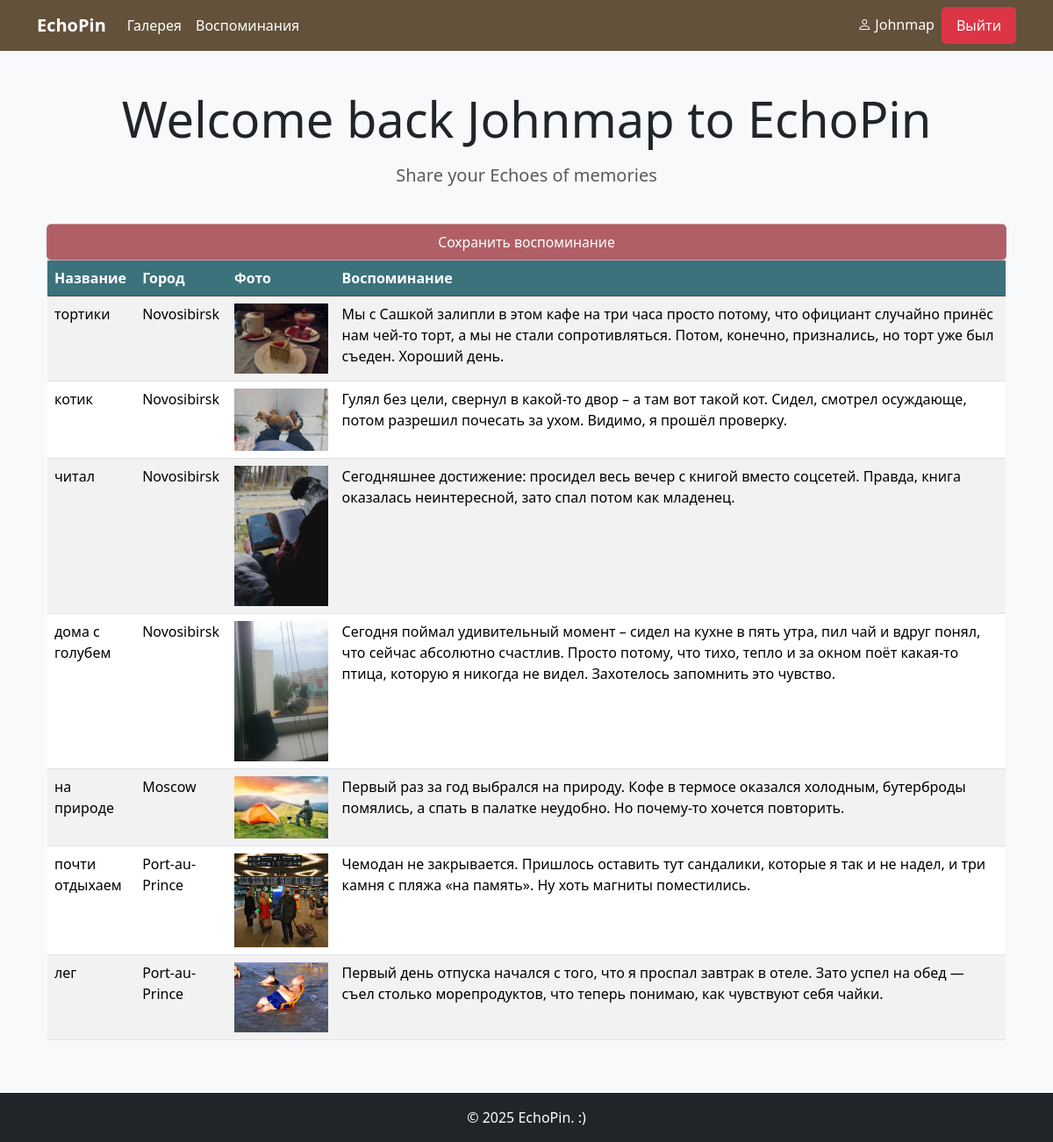
The app's page /home/ (signed in) with its own data.
### memories/models.py (models this page shows, shortened)
class Gallery(models.Model):
    user = models.ForeignKey(User, on_delete=models.CASCADE, related_name='gallery_sessions')
    name = models.CharField(max_length=50)
    gallery_images = models.ImageField(upload_to='images/')
    gps_location = models.CharField(max_length=50)
    city = models.CharField(max_length=50)
    memories = models.CharField(max_length=256)
    date = models.DateField()

### memories/views.py (the view)
# urls.py: 2. Add a URL to urlpatterns:  path('', views.home, name='home')
def home(request):
    images = Gallery.objects.all()
    return render(request, 'memories/home.html', {
        'gallery_images': images,
    })

### memories/templates/memories/home.html (shortened to what this page needs)
{% extends 'memories/base.html' %}
{% load static %}
{% block extra_css %}
<link rel="stylesheet" href="https://cdn.jsdelivr.net/npm/bootstrap-icons@1.11.3/font/bootstrap-icons.min.css">
<link rel="stylesheet" href="{% static 'memories/css/styles.css' %}">
<link rel="stylesheet" href="{% static 'memories/css/chart.css' %}">
{% endblock %}
{% block content %}
<div class="container py-4">
    <div class="row mb-4">
        <div class="col-12">
            <h1 class="display-4 text-center mb-3">Welcome back  {{ user.username }} to EchoPin</h1>
            <p class="lead text-center text-muted">Share your Echoes of memories</p>
        </div>
    </div>
    <div class="row">
        <a class="row btn btn-primary button-color button-save" href="{% url 'gallery_images' %}">Сохранить воспоминание</a>
        <div class="container">
            <table class="table table-striped">
                <thead class="table-dark">
                    <tr>
                        <th>Название</th>
                        <th>Город</th>
                        <th>Фото</th>
                        <th style = "width: 70%;">Воспоминание</th>
                    </tr>
                </thead>
                <tbody>
                    {% for image in gallery_images %}
                    <tr class="station-row"
                        data-location="{{ image.gps_location }}"
                        data-image="{{ image.gallery_images }}"
                        onclick="updateMap(this)">
                        <td>{{ image.name }}</td>
                        <td>{{ image.city }}</td>
                        <td><img src="{{ image.gallery_images.url }}" class="img-responsive " style="width: 100%;"></td>
                        <td>{{ image.memories }}</td>
                    </tr>
                    {% empty %}
                    <tr>
                        <td colspan="6" class="text-center">Пока что пусто</td>
                    </tr>
                    {% endfor %}
                </tbody>
            </table>
        </div>
    </div>
</div>
{% endblock %}

### memories/templates/memories/base.html (shortened to what this page needs)
<!DOCTYPE html>
<html lang="en">
<head>
    <link href="https://cdn.jsdelivr.net/npm/bootstrap@5.3.3/dist/css/bootstrap.min.css" rel="stylesheet">
    {% block extra_css %}{% endblock %}
</head>
<body class="bg-light">
    <nav class="navbar navbar-expand-lg navbar-dark">
        <div class="container">
            <a class="navbar-brand" href="{% url 'memories' %}">EchoPin</a>
            <div class="collapse navbar-collapse" id="navbarNav">
                <ul class="navbar-nav me-auto">
                    <li class="nav-item ">
                        <a class="nav-link" href="{% url 'home' %}">Галерея</a>
                    </li>
                    <li class="nav-item">
                        <a class="nav-link" href="{% url 'memories' %}">Воспоминания</a>
                    </li>
                </ul>
                <ul class="navbar-nav">
                    {% if user.is_authenticated %}
                        <li class="nav-item">
                            <a class="nav-link">
                                <i class="bi bi-person"></i> {{ user.username }}
                            </a>
                        </li>
                        <li class="nav-item">
                            <a class="btn btn-danger" href="{% url 'logout' %}">Выйти</a>
                        </li>
                    {% endif %}
                </ul>
            </div>
        </div>
    </nav>
    <div class="content-container">
        <div class="container">
            {% block content %}{% endblock %}
        </div>
    </div>
    <footer class="bg-dark text-white text-center py-3">
        <div class="container">
            <p class="mb-0">&copy; 2025 EchoPin. :) </p>
        </div>
    </footer>
</body>
</html>

### memories/static/memories/css/styles.css (style rules this page uses)
.btn { transition: all 0.2s; }

### memories/templates/memories/base.html (style rules this page uses)
.navbar-brand { font-weight: bold; }
.btn { border-radius: 5px; padding: 8px 16px; }
.content-container { min-height: calc(100vh - 120px); padding: 20px 0; }
.button-save { scale: 98%; }
.btn-primary { --bs-btn-border-color: #B05F66; --bs-btn-active-bg: #9e4f56; --bs-btn-active-border-color: #9e4f56; }
.nav-link { color: #fff; }
.navbar-dark { background-color: #64513B; }
.button-color { background-color: #B05F66; }
.table-dark { --bs-table-bg: #3B727C; }

### memories/templates/memories/home.html (style rules this page uses)
.row { display: flex; flex-direction:column; align-items: center; }

### records on screen
Gallery: name "тортики", city "Novosibirsk", gallery_images (picture), memories "Мы с Сашкой залипли в этом кафе на три часа просто потому, что официант случайно принёс нам чей-то торт, а мы не стали сопротивляться. Потом, конечно, признались, но торт уже был съеден. Хороший день."
Gallery: name "котик", city "Novosibirsk", gallery_images (picture), memories "Гулял без цели, свернул в какой-то двор – а там вот такой кот. Сидел, смотрел осуждающе, потом разрешил почесать за ухом. Видимо, я прошёл проверку."
Gallery: name "читал", city "Novosibirsk", gallery_images (picture), memories "Сегодняшнее достижение: просидел весь вечер с книгой вместо соцсетей. Правда, книга оказалась неинтересной, зато спал потом как младенец."
Gallery: name "дома с голубем", city "Novosibirsk", gallery_images (picture), memories "Сегодня поймал удивительный момент – сидел на кухне в пять утра, пил чай и вдруг понял, что сейчас абсолютно счастлив. Просто потому, что тихо, тепло и за окном поёт какая-то птица, которую я никогда не видел. Захотелось запомнить это чувство."
Gallery: name "на природе", city "Moscow", gallery_images (picture), memories "Первый раз за год выбрался на природу. Кофе в термосе оказался холодным, бутерброды помялись, а спать в палатке неудобно. Но почему-то хочется повторить."
Gallery: name "почти отдыхаем", city "Port-au-Prince", gallery_images (picture), memories "Чемодан не закрывается. Пришлось оставить тут сандалики, которые я так и не надел, и три камня с пляжа «на память». Ну хоть магниты поместились."
Gallery: name "лег", city "Port-au-Prince", gallery_images (picture), memories "Первый день отпуска начался с того, что я проспал завтрак в отеле. Зато успел на обед — съел столько морепродуктов, что теперь понимаю, как чувствуют себя чайки."

### other values on screen
{{ user.username }} "Johnmap"
